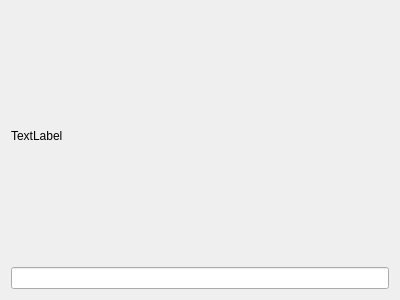
<?xml version="1.0" encoding="UTF-8"?>
<ui version="4.0">
 <class>ParameterNumericWidget</class>
 <widget class="QWidget" name="ParameterNumericWidget">
  <property name="geometry">
   <rect>
    <x>0</x>
    <y>0</y>
    <width>400</width>
    <height>300</height>
   </rect>
  </property>
  <property name="windowTitle">
   <string>Form</string>
  </property>
  <layout class="QVBoxLayout" name="verticalLayout">
   <item>
    <widget class="QLabel" name="lblName">
     <property name="text">
      <string>TextLabel</string>
     </property>
    </widget>
   </item>
   <item>
    <widget class="QLineEdit" name="textEntry"/>
   </item>
  </layout>
 </widget>
 <resources/>
 <connections/>
</ui>
